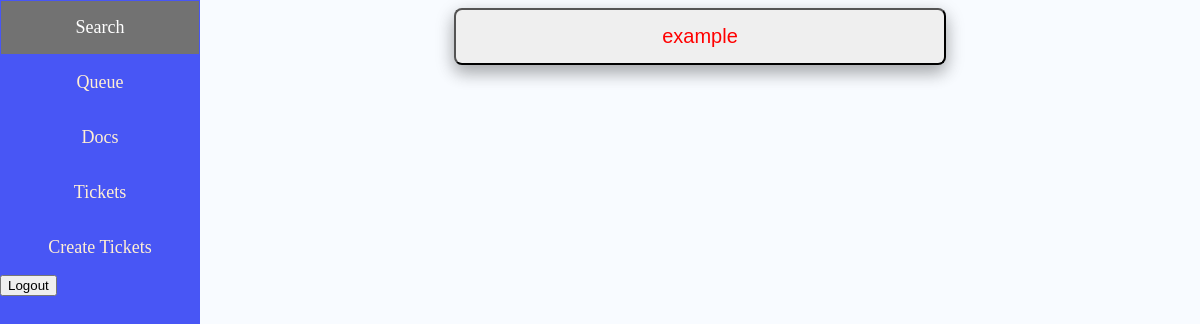
The page /docs.php (signed in) on the database as committed earlier.
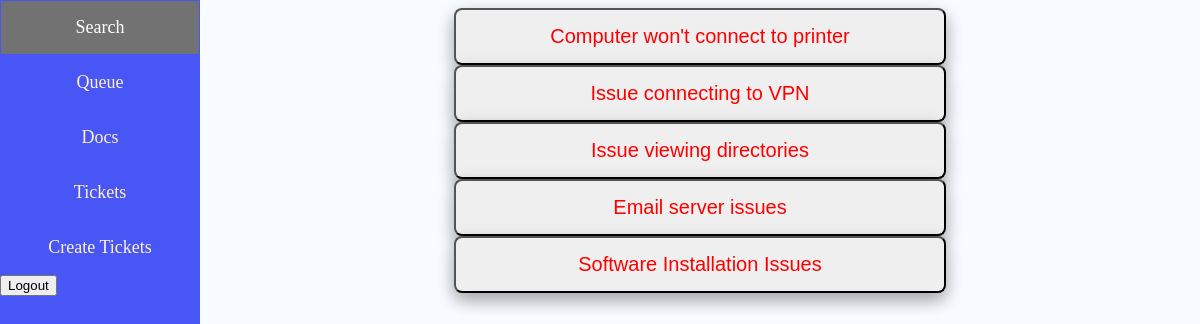
The same page on the database as committed later.
### tables this page shows
CREATE TABLE if NOT EXISTS `document` (
    `id` INT AUTO_INCREMENT PRIMARY KEY,
    `doc_name` VARCHAR(255) NOT NULL,
    `doc_content` TEXT NOT NULL,
    `public` boolean
);

### docs.php (the view, shortened to what this page needs)
<!DOCTYPE html>
<html lang="en">
<head>
    <link rel="stylesheet" href="style.css">
</head>
<body>
    <?php include ("menu.php")?>
    <?php
        if (isset($_SESSION["User_ID"])) {
            $servername = "localhost";
            $useraccount = "admin";
            $password = "admin";
            $dbname = "cs410_final";
            $conn = new mysqli($servername, $useraccount, $password, $dbname);
        }
        else {
            header("Location: login.php");
            exit();
        }
        $stmt = $conn->prepare("SELECT * FROM document");
        $stmt->execute();
        $result = $stmt->get_result();
        if ($result->num_rows > 0) {
            $documents = array();
            while($row = $result->fetch_assoc()) {
              $documents[] = $row;
            }
          } else {
            echo "No documentation found!";
          }
    ?>
    <?php
        if (isset($documents)) {
            foreach ($documents as $document) {
    ?>
    <div class="doc-button">
        <form action="pullDocuments.php" method="post">
            <button type="submit" name="document_id" value="<?php echo $document['id']; ?>">
            <?php
                echo $document['doc_name'];
                ?>
            </button>
        </form>
    </div>
    <?php
  }
}
?>
</body>
</html>

### menu.php (shortened to what this page needs)
<div class="sidenav">
    <?php
        if($_SESSION['User_Type'] == 'admin' || $_SESSION['User_Type'] == 'tech'){
            echo '<a href="techSearch.php">Search</a>';
            echo '<a href="queue.php">Queue</a>';
        }
    ?>
    <a href="docs.php">Docs</a>
    <a href="ticketSearch.php">Tickets</a>
    <a href="createTicket.php">Create Tickets</a>
    <form action="logout.php" method="post">
        <input type="submit" class="logoutBtn" name="logout" value="Logout">
    </form>
</div>

### style.css (style rules this page uses)
html { background: #f8fbff; }
.sidenav { height: 100%; width: 200px; background-color: #4856f5 !important; position: fixed; z-index: 1; top: 0; left: 0; overflow-x: hidden; }
.sidenav a { padding: 16px; text-decoration: none; font-size: 18px; color: #ffefd3; background-color: #4856f5; display: block; text-align: center; border-style:solid; border-color: #4856f5; border-width: 1px; }
.doc-button { padding-left: 200px; font-size: 1px; text-align: center; }
.doc-button button { color: red; width: 50%; font-size: 20px; border-radius: 8px; padding: 15px 32px; text-align: center; display: inline-block; box-shadow: 0 8px 16px 0 rgba(0,0,0,0.2), 0 6px 20px 0 rgba(0,0,0,0.19); }

Rows that differ between the two databases and show on the page:
removed document: $document['id'] 1 (drawn), doc_name "example"
added document: $document['id'] 1 (drawn), doc_name "Computer won't connect to printer"
added document: $document['id'] 2 (drawn), doc_name "Issue connecting to VPN"
added document: $document['id'] 3 (drawn), doc_name "Issue viewing directories"
added document: $document['id'] 4 (drawn), doc_name "Email server issues"
added document: $document['id'] 5 (drawn), doc_name "Software Installation Issues"
